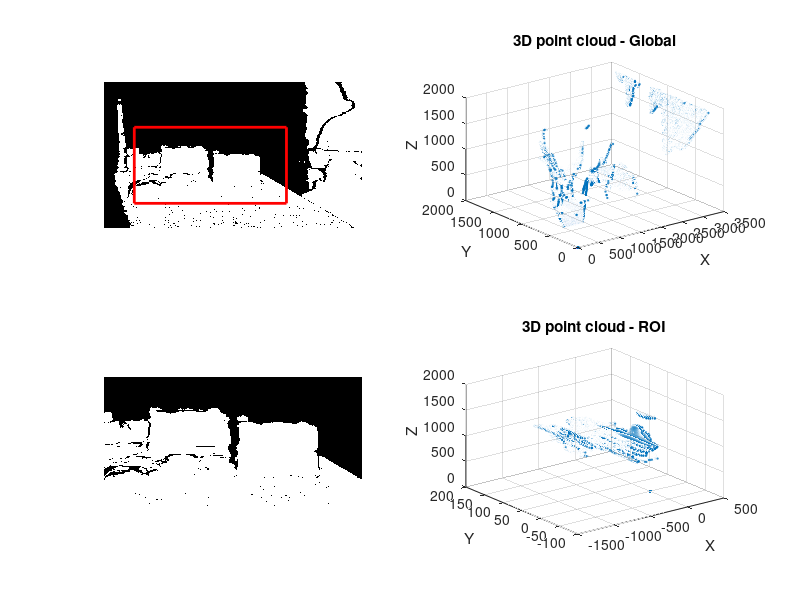

This figure's MATLAB source: (Note: this script raises an error after producing the figure.)
clear
clc


%image_rect_raw = load("rect_WALLS.txt");
%image_rect_raw = load("image_rect_raw.txt");
image_rect_raw = load("Ready_Data/April2_box60cm.txt");


height = 480;
width = 848;

max_distance = 2000;            % in mm
min_noneZero_distance = 100;    % in mm

roi_x_lower = 100;
roi_x_upper = 600;
roi_y_lower = 150;
roi_y_upper = 400;

markerSize = 1;

depth_image = zeros(height, width);
depth_image_ROI = zeros(roi_y_upper - roi_y_lower +1,roi_x_upper - roi_x_lower +1);

%data is stored in big-endian
for i = 1:height
    for j = 1:width
        lowByte = image_rect_raw((i-1)*2*width + 2*(j-1)+1);
        highByte = image_rect_raw((i-1)*2*width + 2*j);
        depth_image(i,j) = highByte*2^8 + lowByte;
        
        % optional: clip max distance
        if(depth_image(i,j) ~= 0) % given a valid depth pixel
            if(depth_image(i,j) > max_distance)
                %depth_image(i,j) = max_distance; %clip
                depth_image(i,j) = 0; %remove
                
            elseif (depth_image(i,j) < min_noneZero_distance)
                depth_image(i,j) = 0;

            end
        end

        if(i<=roi_y_upper && i>=roi_y_lower && j>=roi_x_lower && j<=roi_x_upper)
            depth_image_ROI(i-roi_y_lower+1,j-roi_x_lower+1) = depth_image(i,j);
        end
    end
end

% Optional - Image processing

%depth_image = imfill(depth_image,"holes");
%depth_image_ROI = imfill(depth_image_ROI,"holes");

% Apply Gaussian smoothing
% sigma = 10; % Standard deviation of the Gaussian filter
% depth_image = imgaussfilt(im2double(depth_image), sigma);

subplot(2,2,1);
imshow(depth_image);

% Draw the rectangle
rectangle('Position', [roi_x_lower, roi_y_lower, roi_x_upper-roi_x_lower, roi_y_upper-roi_y_lower], 'EdgeColor', 'r', 'LineWidth', 2);

subplot(2,2,3);
imshow(depth_image_ROI);


% Camera Info
distortion_model = "plumb_bob";
D = [0 0 0 0 0]; % Distortion coefficient
K = [421.7 0 425.8759765625; 0 421.7 239.40527; 0 0 1]; %Intrinsic camera matrix - containing focal lengths and principal point
R = [1 0 0; 0 1 0; 0 0 1 ]; % rectification matrix
P = [421.7 0 425.8759765625; 0 0 421.7006; 239.40527 0 0; 0 1 0];
K_inv = inv(K);

fx = K(1);
fy = K(5);
cx = K(3);
cy = K(6);

x_cam = zeros(1, height*width);
y_cam = zeros(1, height*width);
z_cam = zeros(1, height*width);
index = 1;

% Project the depth and pixels to xyz coordinates (inefficient)
% for v = 1:height
%     for u = 1:width
%         P_frame = [u v 1];
%         z = depth_image(v, u);
%         P_cam = K_inv*(z*P_frame');
%         x_cam(index) = P_cam(1);
%         y_cam(index) = P_cam(2);
%         z_cam(index) = P_cam(3);
%         index = index +1;
%     end
% end

% % Project the depth and pixels to xyz coordinates (efficient)
for v = 1:height
    for u = 1:width
        z = depth_image(v, u);
        x_cam(index) = (z/fx)*(u-cx);
        y_cam(index) = (z/fy)*(v-cy);
        z_cam(index) = z;
        index = index +1;
    end
end

subplot(2,2,2)
scatter3(x_cam, y_cam, z_cam, markerSize)
xlabel('X');
ylabel('Y');
zlabel('Z');
title('3D point cloud - Global');

x_cam_ROI = zeros(1, (roi_y_lower-roi_y_upper+1)*(roi_x_lower-roi_x_upper+1));
y_cam_ROI = zeros(1, (roi_y_lower-roi_y_upper+1)*(roi_x_lower-roi_x_upper+1));
z_cam_ROI = zeros(1, (roi_y_lower-roi_y_upper+1)*(roi_x_lower-roi_x_upper+1));
% Project the depth and pixels to xyz coordinates (inefficient)
for v = roi_y_lower:roi_y_upper
    for u = roi_x_lower:roi_x_upper
        P_frame = [u v 1];
        z = depth_image(v, u);
        P_cam = K_inv*(z*P_frame');
        x_cam_ROI(index) = P_cam(1);
        y_cam_ROI(index) = P_cam(2);
        z_cam_ROI(index) = P_cam(3);
        index = index +1;
    end
end

% % Project the depth and pixels to xyz coordinates (efficient)
% for v = roi_y_lower:roi_y_upper
%     for u = roi_x_lower:roi_x_upper
%         z = depth_image(v, u);
%         x_cam_ROI(index) = (z/fx)*(u-cx);
%         y_cam_ROI(index) = (z/fy)*(v-cy);
%         z_cam_ROI(index) = z;
%         index = index +1;
%     end
% end

subplot(2,2,4)
scatter3(x_cam_ROI, y_cam_ROI, z_cam_ROI, markerSize)
%surf(x_cam_ROI, y_cam_ROI, z_cam_ROI, markerSize)

xlabel('X');
ylabel('Y');
zlabel('Z');
title('3D point cloud - ROI');

showaxes('on')